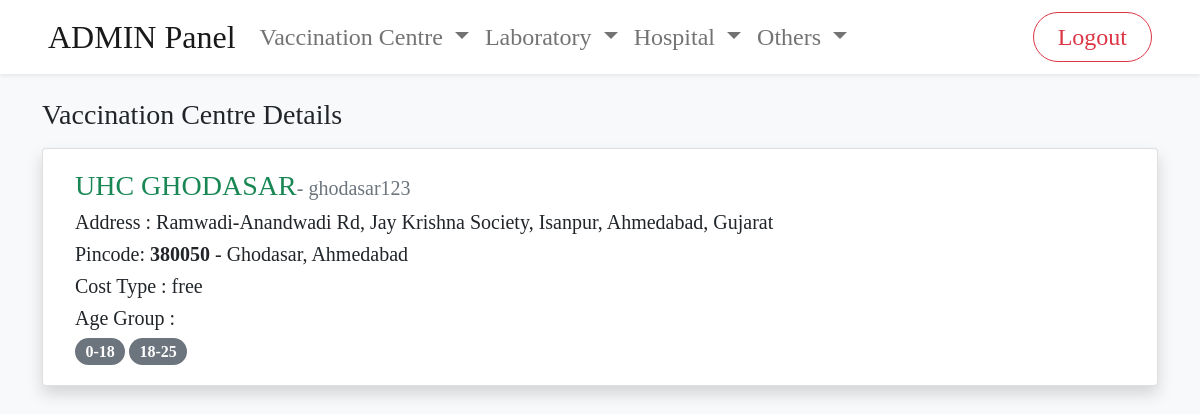
Screenshot of /admin/viewVcRequest.php?vcid=14 with the database file from the repository.
### tables this page shows
CREATE TABLE `vaccination_centres` (
  `vc_id` int(11) NOT NULL,
  `vc_username` varchar(25) NOT NULL,
  `vc_password` varchar(25) NOT NULL,
  `vc_name` text NOT NULL,
  `vc_address` text NOT NULL,
  `vc_cost_type` tinytext NOT NULL,
  `vc_pincode` int(6) NOT NULL,
  `vc_status` varchar(10) NOT NULL,
  `vc_accepting_status` varchar(10) NOT NULL
);

CREATE TABLE `pincode` (
  `pincode` int(6) NOT NULL,
  `area_name` text NOT NULL,
  `district_id` int(11) NOT NULL
);

CREATE TABLE `district` (
  `district_id` int(11) NOT NULL,
  `district_name` text NOT NULL,
  `state_id` int(11) NOT NULL
);

CREATE TABLE `vc_age_group` (
  `vc_age_id` int(11) NOT NULL,
  `vc_id` int(11) NOT NULL,
  `age_group_id` int(11) NOT NULL
);

CREATE TABLE `age_group` (
  `age_group_id` int(11) NOT NULL,
  `age_from` int(2) DEFAULT NULL,
  `age_to` int(3) DEFAULT NULL
);

### admin/viewVcRequest.php (the view, shortened to what this page needs)
<?php include('./includes/header.php'); ?>
<?php include('./includes/db.php');?>
<?php include('./includes/navigation.php'); ?>
<?php
    $vc_id = $_GET['vcid'];
    $query = "SELECT * FROM vaccination_centres INNER JOIN pincode ON vaccination_centres.vc_pincode = pincode.pincode INNER JOIN district ON pincode.district_id = district.district_id WHERE vaccination_centres.vc_id = '{$vc_id}'";
    $getDetails = mysqli_query($connection,$query);
    $row = mysqli_fetch_assoc($getDetails);
    $vc_name = $row['vc_name'];
    $vc_username = $row['vc_username'];
    $vc_address = $row['vc_address'];
    $vc_pincode = $row['vc_pincode'];
    $area_name = $row['area_name'];
    $district_name = $row['district_name'];
    $vc_cost_type = $row['vc_cost_type'];
    ?>
    <div class="container mt-4">
        <div class="d-flex justify-content-between">
            <h3>Vaccination Centre Details</h3>
        </div>
        <div class="card mt-2 px-3 py-1 shadow">
            <div class="card-body row">
                <div class="col">
                    <h3 class='card-title text-success'><?php echo $vc_name; ?><small class='text-muted h5'>- <?php echo $vc_username; ?></small></h3>
                    <h5 class="card-text">Address : <?php echo $vc_address; ?></h5>
                    <h5 class="card-text">Pincode:
                        <b><?php echo $vc_pincode; ?></b>
                        <?php echo "- ".$area_name.", ".$district_name;?>
                    </h5>
                    <h5 class="card-text">Cost Type : <?php echo $vc_cost_type; ?></h5>
                    <h5 class="card-text">Age Group :</h5>
                    <?php
                        $query = "SELECT * FROM vc_age_group INNER JOIN age_group ON vc_age_group.age_group_id=age_group.age_group_id WHERE `vc_id` = '{$vc_id}'";
                        $ageGroups = mysqli_query($connection,$query);
                        while($row = mysqli_fetch_assoc($ageGroups)){
                            $age_from = $row['age_from'];
                            $age_to = $row['age_to'];
                        ?>
                        <span class="badge rounded-pill bg-secondary fs-6"><?php echo $age_from . "-" . $age_to; ?></span>
                    <?php } ?>
                </div>
            </div>
        </div>
    </div>

### admin/mainAdmin.css (style rules this page uses)
* { margin: 0; padding: 0; font-family: "Times New Roman", Times, serif; transition: 0.3s; }

### rows the page displays
vaccination_centres: vc_name "UHC GHODASAR", vc_username "ghodasar123", vc_address "Ramwadi-Anandwadi Rd, Jay Krishna Society, Isanpur, Ahmedabad, Gujarat", vc_pincode "380050", vc_pincode.area_name "Ghodasar", district.district_name "Ahmedabad", vc_cost_type "free"
vc_age_group: age_group.age_from "0", age_group.age_to "18"
vc_age_group: age_group.age_from "18", age_group.age_to "25"
